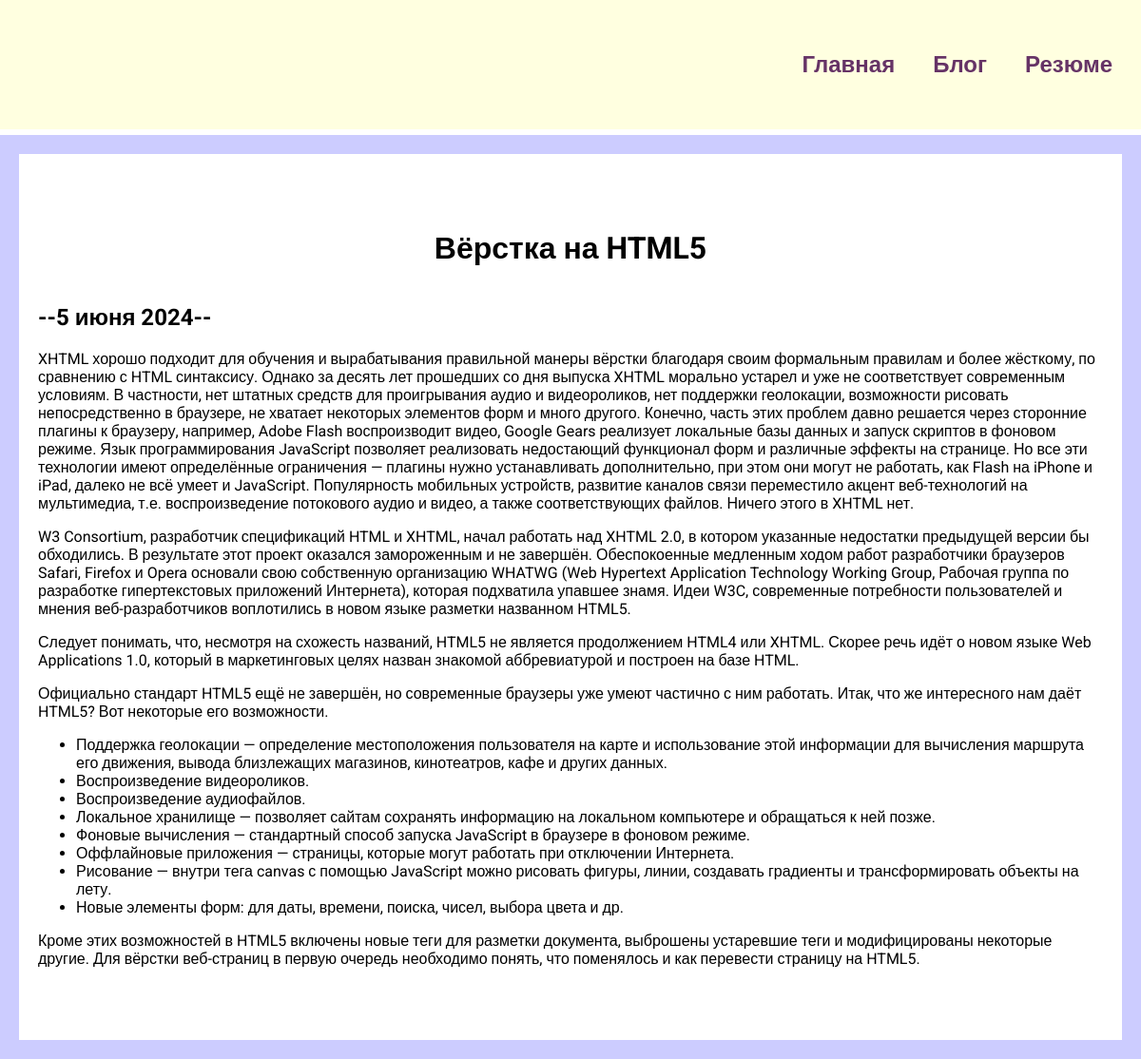
Page /blog/1/ on the committed database.
### blog/models.py (models this page shows, shortened)
class Blog(models.Model):
    title = models.CharField(max_length=200)
    description = models.TextField()
    date = models.DateField()

### blog/views.py (the view)
# urls.py: path('<int:blog_id>/', views.detail, name="detail"),
def detail(request, blog_id):
    blog = get_object_or_404(Blog, pk=blog_id)
    return render(request, 'blog/details.html', {'blog': blog})

### blog/templates/blog/details.html
{% extends 'skils/base.html' %}
{% block content %}
<div class="detail">
<h1>{{ blog.title }}</h1>
<h2>--{{ blog.date|date:'j E Y' }}--</h2>
{{ blog.description|safe }}
</div>
{% endblock %}

### skils/static/css/style.css (style rules this page uses)
body { background: #CCCCFF; font-family: "Roboto", sans-serif; padding: 0; margin: 0; }
.content h1 { text-align: center; margin: 60px 0 40px; }
.detail { background: #FFF; padding: 20px 20px 60px; box-sizing: border-box; }

### rows in the picture
Blog: title "Вёрстка на HTML5", date "5 июня 2024", description "XHTML хорошо подходит для обучения и вырабатывания правильной манеры вёрстки благодаря своим формальным правилам и более жёсткому, по сравнению с HTML синтаксису. Однако за десять лет прошедших со дня выпуска XHTML морально устарел и уже не соответствует современным условиям. В частности, нет штатных средств для проигрывания аудио и видеороликов, нет поддержки геолокации, возможности рисовать непосредственно в браузере, не хватает некоторых элементов форм и много другого. Конечно, часть этих проблем давно решается через сторонние плагины к браузеру, например, Adobe Flash воспроизводит видео, Google Gears реализует локальные базы данных и запуск скриптов в фоновом режиме. Язык…"
